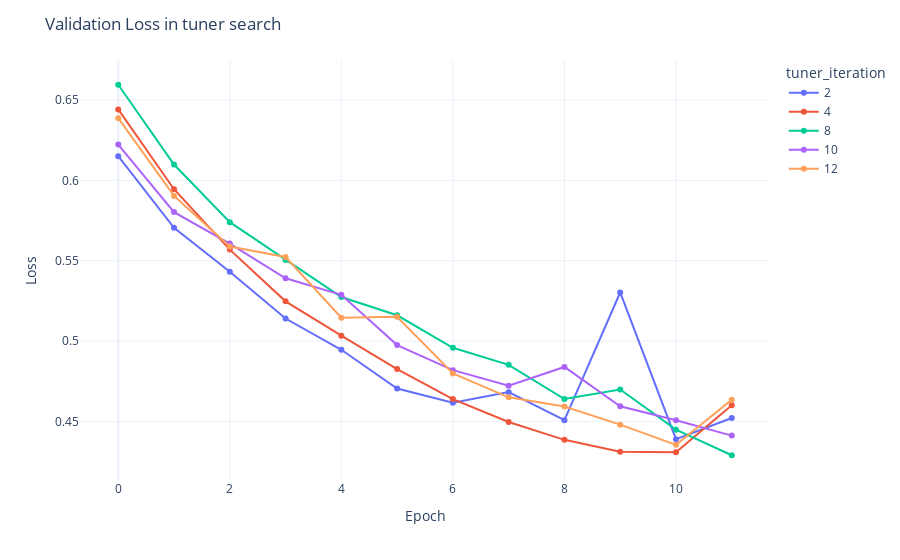

Notebook cell for this chart:
### Code cell
figure = px.line(best_dataframe, x="epoch", y=["val_loss"], color="tuner_iteration", template="plotly_white",
                 markers=True)
figure.update_layout(title="Validation Loss in tuner search", xaxis_title="Epoch", yaxis_title="Loss")

### Figure 1 — Plotly figure (JSON) as saved in the notebook; plotly's stock layout.template omitted (floating-point values rounded to 4 significant figures)
{"data": [{"hovertemplate": "tuner_iteration=2<br>variable=val_loss<br>epoch=%{x}<br>value=%{y}<extra></extra>", "legendgroup": "2", "line": {"color": "#636efa", "dash": "solid"}, "marker": {"symbol": "circle"}, "mode": "lines+markers", "name": "2", "orientation": "v", "showlegend": true, "x": [0, 1, 2, 3, 4, 5, 6, 7, 8, 9, 10, 11], "xaxis": "x", "y": [0.615, 0.5705, 0.5432, 0.514, 0.4946, 0.4705, 0.4616, 0.4682, 0.4507, 0.5302, 0.439, 0.4521], "yaxis": "y", "type": "scatter"}, {"hovertemplate": "tuner_iteration=4<br>variable=val_loss<br>epoch=%{x}<br>value=%{y}<extra></extra>", "legendgroup": "4", "line": {"color": "#EF553B", "dash": "solid"}, "marker": {"symbol": "circle"}, "mode": "lines+markers", "name": "4", "orientation": "v", "showlegend": true, "x": [0, 1, 2, 3, 4, 5, 6, 7, 8, 9, 10, 11], "xaxis": "x", "y": [0.6441, 0.5945, 0.5569, 0.5247, 0.5033, 0.4826, 0.4639, 0.4497, 0.4385, 0.4311, 0.4308, 0.4601], "yaxis": "y", "type": "scatter"}, {"hovertemplate": "tuner_iteration=8<br>variable=val_loss<br>epoch=%{x}<br>value=%{y}<extra></extra>", "legendgroup": "8", "line": {"color": "#00cc96", "dash": "solid"}, "marker": {"symbol": "circle"}, "mode": "lines+markers", "name": "8", "orientation": "v", "showlegend": true, "x": [0, 1, 2, 3, 4, 5, 6, 7, 8, 9, 10, 11], "xaxis": "x", "y": [0.6595, 0.6098, 0.574, 0.5505, 0.5274, 0.516, 0.4958, 0.4852, 0.4639, 0.4699, 0.4449, 0.4289], "yaxis": "y", "type": "scatter"}, {"hovertemplate": "tuner_iteration=10<br>variable=val_loss<br>epoch=%{x}<br>value=%{y}<extra></extra>", "legendgroup": "10", "line": {"color": "#ab63fa", "dash": "solid"}, "marker": {"symbol": "circle"}, "mode": "lines+markers", "name": "10", "orientation": "v", "showlegend": true, "x": [0, 1, 2, 3, 4, 5, 6, 7, 8, 9, 10, 11], "xaxis": "x", "y": [0.6223, 0.5802, 0.5606, 0.539, 0.5288, 0.4975, 0.4819, 0.4722, 0.4839, 0.4594, 0.4507, 0.4412], "yaxis": "y", "type": "scatter"}, {"hovertemplate": "tuner_iteration=12<br>variable=val_loss<br>epoch=%{x}<br>value=%{y}<extra></extra>", "legendgroup": "12", "line": {"color": "#FFA15A", "dash": "solid"}, "marker": {"symbol": "circle"}, "mode": "lines+markers", "name": "12", "orientation": "v", "showlegend": true, "x": [0, 1, 2, 3, 4, 5, 6, 7, 8, 9, 10, 11], "xaxis": "x", "y": [0.6387, 0.5903, 0.5589, 0.5523, 0.5145, 0.5151, 0.4798, 0.465, 0.4592, 0.448, 0.4354, 0.4635], "yaxis": "y", "type": "scatter"}], "layout": {"xaxis": {"anchor": "y", "domain": [0.0, 1.0], "title": {"text": "Epoch"}}, "yaxis": {"anchor": "x", "domain": [0.0, 1.0], "title": {"text": "Loss"}}, "legend": {"title": {"text": "tuner_iteration"}, "tracegroupgap": 0}, "margin": {"t": 60}, "title": {"text": "Validation Loss in tuner search"}}}
